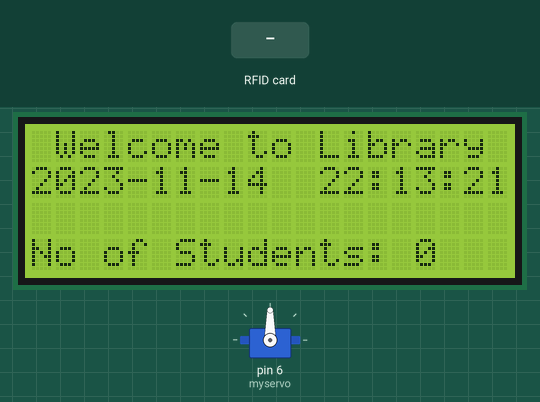
A sketch run on a simulated Arduino Uno, built with avr-gcc and run on an emulated ATmega328P. On the bench: 20×4 character LCD, servo. The test bench sets the inputs (shaded band). The local clock reads 2024-03-15 10:24:30 at power-on unless the sketch sets it; storage starts empty; what the sketch prints to the serial monitor is not drawn.

Above: at 1.4 s.
1.5 s: RFID card A9 98 7C 14 held to the reader
At 2.9 s:
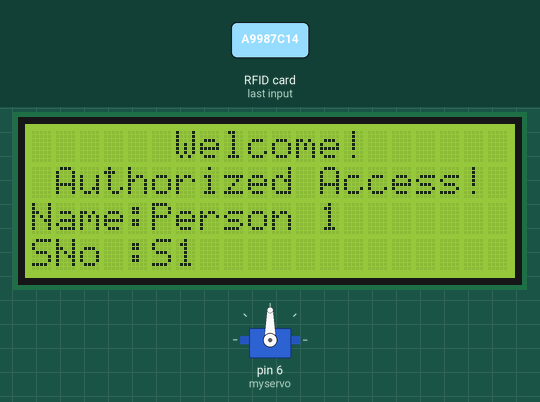
11.5 s: RFID card 5E 7A 19 C4 held to the reader
At 14.5 s:
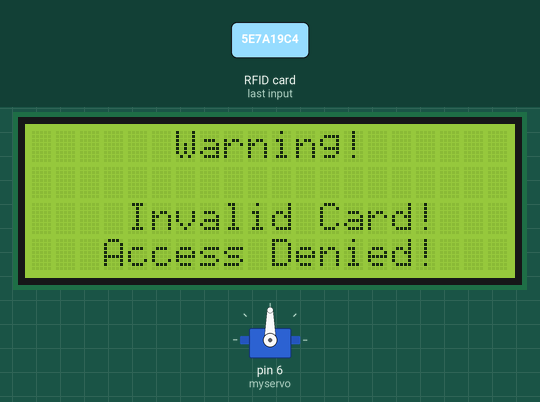
14.9 s: RFID card A9 98 7C 14 held to the reader
At 19.7 s:
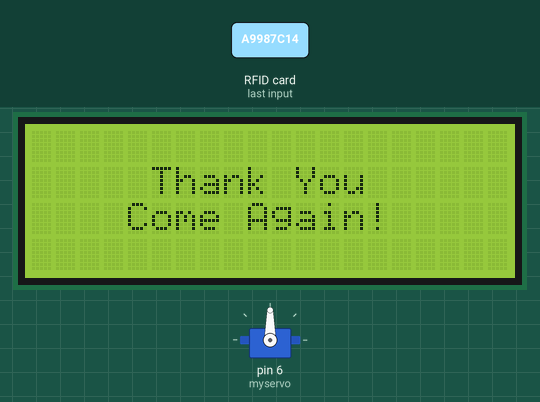
Timing chart, 0 to 29.0 s (numbered marks = the images above; inputs shaded):
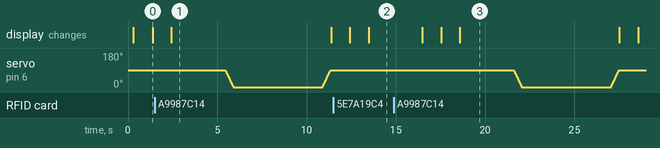

Measured:
- after the input at 1.5 s, the display: changes after 0.93 s (image 1)
- after the input at 11.5 s, the display: first differs from a run without the input after 2.0 s (image 2)
- after the input at 14.9 s, the display: first differs from a run without the input after 3.7 s (image 3)

The sketch:

main.ino
```cpp
#include <SPI.h>
#include <MFRC522.h> //library for rfid sensor
#include <RTClib.h> //library for rtc module
#include <SD.h> //library for sd card module
#include <Wire.h>
#include <LiquidCrystal_I2C.h> //library for i2c module
#include <Servo.h> //library for servo moter

//define pins for rfid sensor
#define SS_PIN 10
#define RST_PIN 9
//define select pin for SD card module
#define CS_SD 4

Servo myservo;  // create servo object to control a servo.
MFRC522 mfrc522(SS_PIN, RST_PIN); // Create MFRC522 instance.
RTC_DS3231 rtc;// Instance of the class for RTC
LiquidCrystal_I2C lcd(0x27,2,1,0,4,5,6,7,3,POSITIVE);//instance for lcd display

const int numOfCards = 6;//the nuber of cards used. this can change as you want
byte cards[numOfCards][7] = {{0xA9, 0x98, 0x7C, 0x14},{0x12, 0xB7, 0xA5, 0x1E},{0x04 ,0x7B ,0x7D ,0x8A ,0x98 ,0x72 ,0x80},{0x04 ,0x62 ,0x77 ,0x0A ,0x3C ,0x78 ,0x80},{0x04 ,0x66 ,0x83 ,0x9A ,0x0D ,0x6D ,0x80},{0x04 ,0x40 ,0x80 ,0x3A ,0x29 ,0x44 ,0x80}}; // array of UIDs of rfid cards
int n = 0;//n is for the total number of students//j is for to detect the card is valid or not
int numCard[numOfCards]; //this array content the details of cards that already detect or not .
String names[numOfCards] = {"Person 1","Person 2","Person 3","Person 4","Person 5","Person 6"};//student names
long sNumbers[numOfCards] = {001,002,003,004,005};//student sNumbers

void setup() {
  Serial.begin(9600); // Initialize serial communications with the PC
  SPI.begin();  // Init SPI bus
  mfrc522.PCD_Init(); // Init MFRC522 card


  //setup for lcd screen
  lcd.begin(20,4);// initialize the lcd

  myservo.attach(6);  // attaches the servo on pin 9 to the servo object

  //setup for RTC module
  #ifndef ESP8266
  while (!Serial); // for Leonardo/Micro/Zero
  #endif
  if (! rtc.begin()) {
    Serial.println(F("Couldn't find RTC"));
    while (1);
  }
  else{
      rtc.adjust(DateTime(F(__DATE__), F(__TIME__)));//time will set auto when it compiles
    //rtc.adjust(DateTime(2020, 1, 9, 16, 59, 45));// manually set time
  }
  if (rtc.lostPower()) {
    Serial.println(F("RTC lost power, lets set the time!"));
  }

  //setup for display option (serial monitor)
  Serial.println(F("\t\t\t<<<< Library Attendance >>>>\n")); // introduction
  Serial.println(F("COUNT\tRegNO\tNAME\t\tDATE\t\tARRIVAL\t\tDEPARTURE"));// make four columns

  //setup sd card
//  Serial.print(F("Initializing SD card..."));
  digitalWrite(CS_SD,LOW);

//  if (!SD.begin(4)) {//checks the sd card inserted and if it not the program will not working.
//    Serial.println(F("initialization failed!"));
//    while (1);
//  }
//  Serial.println(F("initialization done."));


 File  myFile = SD.open("test.txt", FILE_WRITE);
  if (myFile) {
    myFile.print(F("  \t**** Library Attendance ****\n"));
    myFile.println(F("COUNT\tRegNO\tNAME\t\tDATE\t\tARRIVAL\t\tDEPARTURE"));
    // close the file:
    myFile.close();
    Serial.println(F("done."));
  } else {
    // Serial.println(F("error opening test.txt"));
  }

  myFile = SD.open("test.txt");
  if (myFile) {
    Serial.println(F("test.txt:"));

    while (myFile.available()) {
      Serial.write(myFile.read());
    }

    myFile.close();
  } else {
    // Serial.println(F("error opening test.txt"));
  }
  digitalWrite(CS_SD,HIGH);
}

void readRFID(){
  int j = -1;
  byte card_ID[4];//card UID size 4byte

  if ( ! mfrc522.PICC_IsNewCardPresent()) {//look for new card
    return;//got to start of loop if there is no card present
  }
  if ( ! mfrc522.PICC_ReadCardSerial()) {// Select one of the cards
    return;//if read card serial(0) returns 1, the uid struct contians the ID of the read card.
  }

  for (byte i = 0; i < mfrc522.uid.size; i++) {
    card_ID[i] = mfrc522.uid.uidByte[i];
  }

  for (int i = 0; i < numOfCards; i++) {
    if (card_ID[0] == cards[i][0] && card_ID[1] == cards[i][1] && card_ID[2] == cards[i][2] && card_ID[3] == cards[i][3]) {
      j = i;
    }
  }

  if(j == -1) {//check the card validity
    invalid();
  }
  else if (numCard[j] == 1) { //to check if the card already detect
    alreadyRead(names[j], sNumbers[j], j);
  }
  else {
    //send data to display and save
    logCardData(names[j], sNumbers[j], j);
  }
  delay(1000);
}

void servo(){//method for servo motor
  int pos = 0;    // variable to store the servo position
   for (pos = 90; pos >= 0; pos -= 1) { // goes from 0 degrees to 90 degrees
    // in steps of 1 degree
    myservo.write(pos);
    delay(5);
  }
  delay(5000);
   for (pos = 0; pos <= 90; pos += 1) {// goes from 90 degrees to 0 degrees
    myservo.write(pos);
    delay(5);
  }
}

void logCardData(String name, long sNumber, int j){
  displayAllow(name,sNumber);
  DateTime now = rtc.now();
  numCard[j] = 1;//put 1 in the numCard array : numCard[j]={1,1} to let the arduino know if the card was detecting
  n++;//to get the count

  //display details to the console (serial monitor)
  Serial.print(n);//print number
  Serial.print(F("\t"));
  Serial.print(sNumber); //print name of student
  Serial.print(F("\t"));
  Serial.print(name); //print name of student
  Serial.print(F("\t"));
  Serial.print(now.year(),DEC); //print year
  Serial.print(F("-"));
  if(now.month()<10){Serial.print("0");Serial.print(now.month(),DEC);}
  else Serial.print(now.month(),DEC); //print month
  Serial.print(F("-"));
  if(now.day()<10){Serial.print("0");Serial.print(now.day(),DEC);} //if the day is one digit this will display it with zero in front as two digits.
  else Serial.print(now.day(),DEC);
  Serial.print(F("\t"));
  if(now.hour()<10){Serial.print("0");Serial.print(now.hour(),DEC);}
  else Serial.print(now.hour(),DEC);
  Serial.print(F(":"));
  if(now.minute()<10){Serial.print("0");Serial.print(now.minute(),DEC);}
  else Serial.print(now.minute(),DEC);
  Serial.print(F(":"));
  if(now.second()<10){Serial.print("0");Serial.print(now.second(),DEC);}
  else Serial.print(now.second(),DEC);
  Serial.print(F("\t"));
  Serial.println(F("--:--:-- "));

  digitalWrite(CS_SD,LOW);
  File  myFile = SD.open("test.txt", FILE_WRITE);//record the data to the sd card
  if (myFile) {
      myFile.print(n);//print number
      myFile.print(F("\t"));
      myFile.print(sNumber); //print name of student
      myFile.print(F("\t"));
      myFile.print(name); //print name of student
      myFile.print(F("\t"));
      myFile.print(now.year(),DEC); //print year
      myFile.print(F("-"));
      if(now.month()<10){myFile.print("0");myFile.print(now.month(),DEC);}
      else myFile.print(now.month(),DEC); //print month
      myFile.print(F("-"));
      if(now.day()<10){myFile.print("0");myFile.print(now.day(),DEC);}
      else myFile.print(now.day(),DEC);
      myFile.print(F("\t"));
      if(now.hour()<10){myFile.print("0");myFile.print(now.hour(),DEC);}
      else myFile.print(now.hour(),DEC);
      myFile.print(F(":"));
      if(now.minute()<10){myFile.print("0");myFile.print(now.minute(),DEC);}
      else myFile.print(now.minute(),DEC);
      myFile.print(F(":"));
      if(now.second()<10){myFile.print("0");myFile.print(now.second(),DEC);}
      else myFile.print(now.second(),DEC);
      myFile.print(F("\t"));
      myFile.println(F("--:--:--"));
      myFile.close();
      Serial.println(F("done."));
  } else {
    // Serial.println(F("error opening test.txt"));
  }
  digitalWrite(CS_SD,HIGH);
}

void invalid(){
  Serial.println(F("Invalid Card."));
  digitalWrite(CS_SD,LOW);
  File  myFile = SD.open("test.txt", FILE_WRITE);
  if (myFile) {
    myFile.println(F("Invalid Card."));
    myFile.close();
    Serial.println(F("done."));
  } else {
    // Serial.println(F("error opening test.txt"));
  }
  digitalWrite(CS_SD,LOW);

  lcd.home ();
  lcd.clear();
  lcd.setCursor (6, 0 );// go home
  lcd.print(F("Warning!"));
  lcd.setCursor (4, 2 );
  lcd.print(F("Invalid Card!"));
  lcd.setCursor (3, 3 );
  lcd.print(F("Access Denied!"));
  delay(3000);
  lcd.clear();
}

void alreadyRead(String name, long sNumber, int j){
  DateTime now = rtc.now();
  numCard[j] = 0;//put 1 in the numCard array : numCard[j]={1,1} to let the arduino know if the card was detecting
  n--;//to get the count

  //display details to the console (serial monitor)
  Serial.print(n);//print number
  Serial.print(F("\t"));
  Serial.print(sNumber); //print name of student
  Serial.print(F("\t"));
  Serial.print(name); //print name of student
  Serial.print(F("\t"));
  Serial.print(now.year(),DEC); //print year
  Serial.print(F("-"));
  if(now.month()<10){Serial.print("0");Serial.print(now.month(),DEC);}
  else Serial.print(now.month(),DEC); //print month
  Serial.print(F("-"));
  if(now.day()<10){Serial.print("0");Serial.print(now.day(),DEC);}
  else Serial.print(now.day(),DEC);
  Serial.print(F("\t"));
  Serial.print(F("--:--:--"));
  Serial.print(F("\t"));
  if(now.hour()<10){Serial.print("0");Serial.print(now.hour(),DEC);}
  else Serial.print(now.hour(),DEC);
  Serial.print(F(":"));
  if(now.minute()<10){Serial.print("0");Serial.print(now.minute(),DEC);}
  else Serial.print(now.minute(),DEC);
  Serial.print(F(":"));
  if(now.second()<10){Serial.print("0");Serial.println(now.second(),DEC);}
  else Serial.print(now.second(),DEC);
  Serial.println(" ");

  digitalWrite(CS_SD,LOW);
  File  myFile = SD.open("test.txt", FILE_WRITE);
    if (myFile) {
      myFile.print(n);//print number
      myFile.print(F("\t"));
      myFile.print(sNumber); //print name of student
      myFile.print(F("\t"));
      myFile.print(name); //print name of student
      myFile.print(F("\t"));
      myFile.print(now.year(),DEC); //print year
      myFile.print(F("-"));
      if(now.month()<10){myFile.print("0");myFile.print(now.month(),DEC);}
      else myFile.print(now.month(),DEC); //print month
      myFile.print(F("-"));
      if(now.day()<10){myFile.print("0");myFile.print(now.day(),DEC);}
      else myFile.print(now.day(),DEC);
      myFile.print(F("\t"));
      myFile.print(F("--:--:--"));
      myFile.print(F("\t"));
      if(now.hour()<10){myFile.print("0");myFile.print(now.hour(),DEC);}
      else myFile.print(now.hour(),DEC);
      myFile.print(F(":"));
      if(now.minute()<10){myFile.print("0");myFile.print(now.minute(),DEC);}
      else myFile.print(now.minute(),DEC);
      myFile.print(F(":"));
      if(now.second()<10){myFile.print("0");myFile.print(now.second(),DEC);}
      else myFile.println(now.second(),DEC);
      myFile.close();
      Serial.println(F("done."));
    } else {
      // Serial.println(F("error opening test.txt"));
    }
  digitalWrite(CS_SD,HIGH);

  lcd.home ();
  lcd.clear();
  lcd.setCursor (5, 1 );// go home
  lcd.print(F("Thank You"));
  lcd.setCursor (4, 2 );
  lcd.print(F("Come Again!"));
  delay(3000);
  servo();
  lcd.clear();
}

void printLoopLCD(){//method for display date and time and number of students attendance to the lcd dislpay
  DateTime now = rtc.now();
  lcd.home ();// go home
  lcd.setCursor (1, 0);
  lcd.print(F("Welcome to Library"));
  lcd.setCursor (0, 1 );
  lcd.print(now.year(),DEC); //print year+
  lcd.print(F("-"));
  if(now.month()<10){lcd.print("0");lcd.print(now.month(),DEC);}
  else lcd.print(now.month(),DEC); //print month
  lcd.print(F("-"));
  if(now.day()<10){lcd.print("0");lcd.print(now.day(),DEC);}
  else lcd.print(now.day(),DEC);
  //lcd.print(now.day(),DEC); //print date
  lcd.setCursor (12, 1 );
  if(now.hour()<10){lcd.print("0");lcd.print(now.hour(),DEC);}
  else lcd.print(now.hour(),DEC);
  //lcd.print(now.hour(),DEC);
  lcd.print(F(":"));
  if(now.minute()<10){lcd.print("0");lcd.print(now.minute(),DEC);}
  else lcd.print(now.minute(),DEC);
  //lcd.print(now.minute(),DEC);
  lcd.print(F(":"));
  if(now.second()<10){lcd.print("0");lcd.print(now.second(),DEC);}
  else lcd.print(now.second(),DEC);
  //lcd.print(now.second(),DEC);
  lcd.setCursor (0, 3 );
  lcd.print(F("No of Students:"));
  lcd.setCursor (16, 3 );
  lcd.print(n);
  delay(1000);
}

void displayAllow(String name,long sNumber){
  lcd.home ();
  lcd.clear();
  lcd.setCursor (6, 0 );
  lcd.print(F("Welcome!"));
  lcd.setCursor (1, 1 );
  lcd.print(F("Authorized Access!"));
  lcd.setCursor (0, 2 );
  lcd.print(F("Name:"));
  lcd.setCursor (5, 2 );
  lcd.print(name);
  lcd.setCursor (0, 3 );
  lcd.print(F("SNo :S"));
  lcd.setCursor (6, 3 );
  lcd.print(sNumber);
  delay(3000);
  servo();
  lcd.clear();
}

void checkTime(){
  //check the time if the time is 6pm the system will stop working (time out)
    lcd.home ();
    lcd.clear();

    if(n != 0){ //check the nuber of student is 0 or not
      Serial.println(F("Warning!"));
      Serial.print(F("Count not zero!"));
      lcd.setCursor (6, 1 );
      lcd.print(F("Warning!"));
      lcd.setCursor (3, 2 );
      lcd.print(F("Count not zero!"));
      delay(5000);
     }
     //else{
      Serial.println(F("Session has expired!"));
      Serial.print(F("No of students :"));
      Serial.println(n);
      lcd.home ();
      lcd.clear();
      lcd.setCursor (6, 0 );
      lcd.print(F("Library"));
      lcd.setCursor (0, 1 );
      lcd.print(F("Session has expired!"));
      lcd.setCursor (0, 3 );
      lcd.print(F("No of students :"));
      lcd.print(n);
 //    }

    delay(46800000);//delay for 12 hours
    lcd.clear();
}

void loop() {
  DateTime now = rtc.now();
  if (now.hour() < 7 || now.hour() >= 24) {
    checkTime();
  }
  printLoopLCD();//print details on lcd screen(loop)
  readRFID();
}
```
